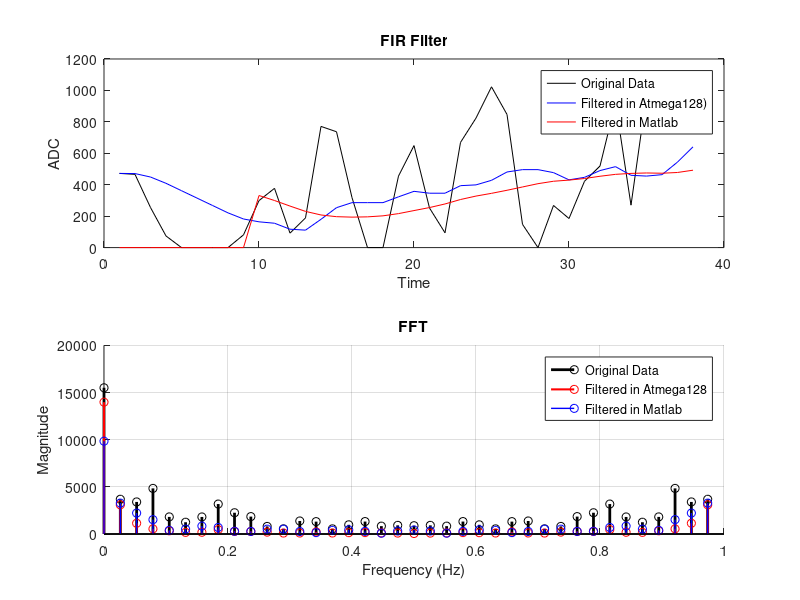

Write the MATLAB code that produced this figure.
data_origin = [00472 00472 00466 00471 00255 00449 00074 00409 00000 00362 00000 00315 00000 00268 00000 00221 00081 00182 00299 00164 00377 00155 00092 00117 00189 00111 00771 00180 00737 00254 00318 00286 00000 00286 00000 00286 00455 00323 00649 00358 00252 00346 00094 00346 00669 00394 00824 00399 01023 00428 00847 00481 00148 00496 00000 00496 00268 00477 00185 00431 00422 00447 00519 00490 00922 00515 00270 00460 00971 00455 00941 00464 00951 00544 00964 00641];
data = data_origin(1:2:end);
filtered_in_atmega128 = data_origin(2:2:end);

% FIR 필터 파라미터 설정
order = 10;     % 필터 차수
coefficients = 0.1 * ones(1, order);  % 계수

filtered_data_fir = zeros(size(data));

% FIR 필터링
for i = order:length(data)
    filtered_data_fir(i) = sum(coefficients .* filtered_in_atmega128(i:-1:i-order+1));
end

% 그래프 그리기
t = 1:length(data); % 시간 인덱스
figure;
subplot(2,1,1);
    plot(t, data, 'k', t, filtered_in_atmega128, 'b', t, filtered_data_fir, 'r');
    title('FIR Filter');
    xlabel('Time');
    ylabel('ADC');
    legend('Original Data' ,'Filtered in Atmega128)', 'Filtered in Matlab');

subplot(2,1,2);
    hold on;
    Fs = 1;  % 샘플링 주파수
    N = length(data);  % 데이터 포인트의 개수
    f = (0:N-1)*(Fs/N);  % 주파수 벡터
    
    data_fft = fft(data);  % FFT 적용
    fa_fft = fft(filtered_in_atmega128);  % FFT 적용
    fm_fft = fft(filtered_data_fir);  % FFT 적용
    
    stem(f, abs(data_fft), 'k', 'LineWidth', 2.0);  % 주파수 영역의 그래프 (파란색 선)
    stem(f, abs(fa_fft), 'r', 'LineWidth', 1.5);  % 주파수 영역의 그래프 (파란색 선)
    stem(f, abs(fm_fft), 'b', 'LineWidth', 1.0);  % 주파수 영역의 그래프 (파란색 선)

    xlabel('Frequency (Hz)');
    ylabel('Magnitude');
    legend('Original Data', 'Filtered in Atmega128','Filtered in Matlab');
    title('FFT');
    grid on;